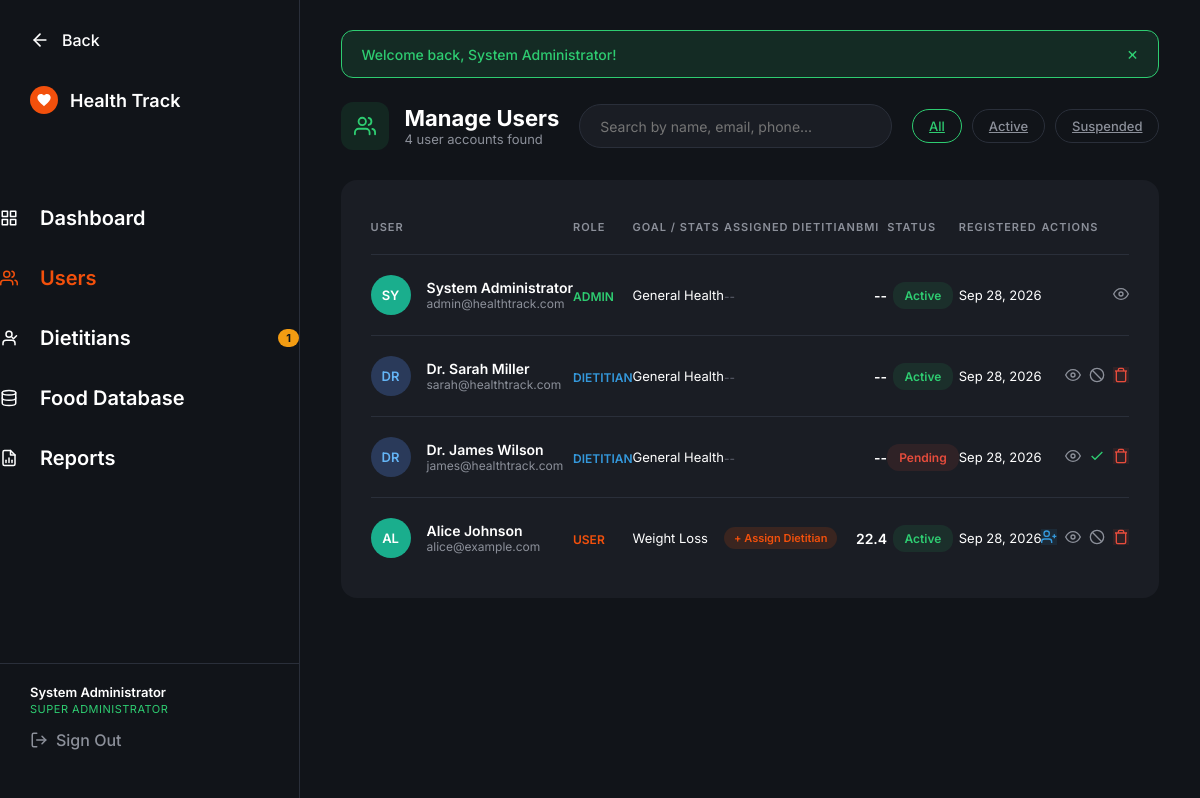
The page /admin/users.php (signed in) on the database its author committed.
### tables this page shows
CREATE TABLE IF NOT EXISTS `users` (
    `id` INT AUTO_INCREMENT PRIMARY KEY,
    `name` VARCHAR(100) NOT NULL,
    `email` VARCHAR(150) NOT NULL UNIQUE,
    `password` VARCHAR(255) NOT NULL,
    `phone` VARCHAR(30) NULL,
    `role` ENUM('admin', 'dietitian', 'user') NOT NULL DEFAULT 'user',
    `status` ENUM('active', 'inactive', 'suspended', 'pending') NOT NULL DEFAULT 'active',
    `created_at` TIMESTAMP DEFAULT CURRENT_TIMESTAMP,
    `updated_at` TIMESTAMP DEFAULT CURRENT_TIMESTAMP ON UPDATE CURRENT_TIMESTAMP,
    INDEX `idx_role` (`role`),
    INDEX `idx_status` (`status`)
);

CREATE TABLE IF NOT EXISTS `health_profiles` (
    `id` INT AUTO_INCREMENT PRIMARY KEY,
    `user_id` INT NOT NULL UNIQUE,
    `age` INT NULL,
    `gender` ENUM('male', 'female', 'other') NULL,
    `height` DECIMAL(5,2) NULL,  
    `weight` DECIMAL(5,2) NULL,  
    `activity_level` VARCHAR(100) DEFAULT 'moderate',
    `health_goal` VARCHAR(100) DEFAULT 'maintain_weight',
    `dietary_preference` VARCHAR(100) DEFAULT 'anything',
    `daily_calorie_target` INT NULL DEFAULT 2000,
    `bmi` DECIMAL(4,1) NULL,
    `updated_at` TIMESTAMP DEFAULT CURRENT_TIMESTAMP ON UPDATE CURRENT_TIMESTAMP,
    FOREIGN KEY (`user_id`) REFERENCES `users`(`id`) ON DELETE CASCADE
);

### admin/users.php (the view, shortened to what the rows shown need)
<?php
require_once __DIR__ . '/../includes/auth.php';
requireRole('admin');
$currentUser = getCurrentUser();
$pdo = getDBConnection();
$query = "
    SELECT u.id, u.name, u.email, u.phone, u.role, u.status, u.created_at,
           h.age, h.gender, h.height, h.weight, h.bmi, h.health_goal, h.daily_calorie_target,
           da.dietitian_id as assigned_dietitian_id, da.notes as assignment_notes, da.assigned_at,
           d.name as dietitian_name, dp.specialization as dietitian_specialization
    FROM users u
    LEFT JOIN health_profiles h ON u.id = h.user_id
    LEFT JOIN dietitian_assignments da ON u.id = da.user_id
    LEFT JOIN users d ON da.dietitian_id = d.id
    LEFT JOIN dietitian_profiles dp ON d.id = dp.user_id
    WHERE 1=1
";
$params = [];
$query .= " ORDER BY u.created_at DESC";
$stmt = $pdo->prepare($query);
$stmt->execute($params);
$usersList = $stmt->fetchAll();
?>
<!DOCTYPE html>
<html lang="en">
<head>
    <link rel="stylesheet" href="../dashboard.css">
</head>
<body class="admin-full-page">
    <div class="dashboard-layout">
        <?php include __DIR__ . '/sidebar.php'; ?>
        <main class="main-content" style="overflow-y: auto;">
            <div class="admin-page-container" style="max-width: 1300px; padding: 30px 40px;">
                <div class="admin-controls-bar">
                    <div class="controls-left">
                        <div>
                            <h2 class="section-title">Manage Users</h2>
                        </div>
                    </div>
                </div>
                <div class="admin-table-card">
                    <table class="admin-table">
                        <thead>
                            <tr>
                                <th>USER</th>
                                <th>ROLE</th>
                                <th>GOAL / STATS</th>
                                <th>ASSIGNED DIETITIAN</th>
                                <th class="text-right">BMI</th>
                                <th class="text-center">STATUS</th>
                                <th class="text-right">REGISTERED</th>
                                <th class="text-right">ACTIONS</th>
                            </tr>
                        </thead>
                        <tbody>
                            <?php if (empty($usersList)): ?>
                                <tr>
                                    <td colspan="8" style="text-align: center; padding: 40px; color: var(--text-muted);">
                                        No users matched your search criteria.
                                    </td>
                                </tr>
                            <?php else: ?>
                                <?php foreach ($usersList as $u): ?>
                                    <tr>
                                        <td>
                                            <div class="user-cell">
                                                <div class="avatar <?= ($u['role'] === 'dietitian') ? 'avatar-blue' : '' ?>" style="font-size: 13px;">
                                                    <?= strtoupper(substr($u['name'], 0, 2)) ?>
                                                </div>
                                                <div class="user-info">
                                                    <span class="user-name"><?= e($u['name']) ?></span>
                                                    <span class="user-email"><?= e($u['email']) ?></span>
                                                </div>
                                            </div>
                                        </td>
                                        <td>
                                            <span style="font-size: 12px; font-weight: 600; text-transform: uppercase; color: <?= ($u['role'] === 'admin') ? '#2ecc71' : (($u['role'] === 'dietitian') ? '#3498db' : '#f2500c') ?>;">
                                                <?= e($u['role']) ?>
                                            </span>
                                        </td>
                                        <td class="text-muted" style="font-size: 13px;">
                                            <?= e(ucwords(str_replace('_', ' ', $u['health_goal'] ?? 'General health'))) ?>
                                        </td>
                                        <td>
                                            <?php if ($u['role'] === 'user'): ?>
                                                <?php if (!empty($u['assigned_dietitian_id'])): ?>
                                                    <div style="display: flex; align-items: center; gap: 8px;">
                                                        <span style="display: inline-flex; align-items: center; gap: 5px; padding: 4px 10px; background: rgba(52, 152, 219, 0.15); border: 1px solid rgba(52, 152, 219, 0.3); border-radius: 20px; font-size: 12px; color: #3498db; font-weight: 500;">
                                                            <svg viewBox="0 0 24 24" width="13" height="13" fill="none" stroke="currentColor" stroke-width="2"><path d="M20 21v-2a4 4 0 0 0-4-4H8a4 4 0 0 0-4 4v2"></path><circle cx="12" cy="7" r="4"></circle></svg>
                                                            <?= e($u['dietitian_name']) ?>
                                                        </span>
                                                        <button type="button" class="action-btn" title="Reassign Dietitian" style="background: none; border: none; padding: 2px; color: #8c909a; cursor: pointer;"
                                                                onclick="openAssignModal(<?= (int)$u['id'] ?>, '<?= htmlspecialchars(addslashes($u['name']), ENT_QUOTES) ?>', <?= (int)$u['assigned_dietitian_id'] ?>, '<?= htmlspecialchars(addslashes($u['assignment_notes'] ?? ''), ENT_QUOTES) ?>')">
                                                            <svg viewBox="0 0 24 24" width="14" height="14" fill="none" stroke="currentColor" stroke-width="2"><path d="M11 4H4a2 2 0 0 0-2 2v14a2 2 0 0 0 2 2h14a2 2 0 0 0 2-2v-7"></path><path d="M18.5 2.5a2.121 2.121 0 0 1 3 3L12 15l-4 1 1-4 9.5-9.5z"></path></svg>
                                                        </button>
                                                    </div>
                                                <?php else: ?>
                                                    <button type="button" class="action-pill pill-orange" style="font-size: 11px; padding: 4px 10px; border: none; cursor: pointer;"
                                                            onclick="openAssignModal(<?= (int)$u['id'] ?>, '<?= htmlspecialchars(addslashes($u['name']), ENT_QUOTES) ?>', 0, '')">
                                                        + Assign Dietitian
                                                    </button>
                                                <?php endif; ?>
                                            <?php else: ?>
                                                <span style="color: #606470; font-size: 12px;">--</span>
                                            <?php endif; ?>
                                        </td>
                                        <td class="text-right font-bold" style="color: var(--text-light);">
                                            <?= $u['bmi'] ? number_format($u['bmi'], 1) : '--' ?>
                                        </td>
                                        <td class="text-center">
                                            <span class="status-badge status-<?= ($u['status'] === 'active') ? 'active' : 'suspended' ?>">
                                                <?= ucfirst(e($u['status'])) ?>
                                            </span>
                                        </td>
                                        <td class="text-right text-muted" style="font-size: 13px;">
                                            <?= date('M d, Y', strtotime($u['created_at'])) ?>
                                        </td>
                                        <td class="text-right">
                                            <div class="action-buttons" style="display: inline-flex; gap: 8px;">
                                                <?php if ($u['role'] === 'user'): ?>
                                                    <button type="button" class="action-btn" title="Assign / Reassign Dietitian" style="color: #3498db; background: rgba(52, 152, 219, 0.1);"
                                                            onclick="openAssignModal(<?= (int)$u['id'] ?>, '<?= htmlspecialchars(addslashes($u['name']), ENT_QUOTES) ?>', <?= (int)($u['assigned_dietitian_id'] ?? 0) ?>, '<?= htmlspecialchars(addslashes($u['assignment_notes'] ?? ''), ENT_QUOTES) ?>')">
                                                        <svg viewBox="0 0 24 24" width="16" height="16" fill="none" stroke="currentColor" stroke-width="2"><path d="M16 21v-2a4 4 0 0 0-4-4H5a4 4 0 0 0-4 4v2"></path><circle cx="8.5" cy="7" r="4"></circle><line x1="20" y1="8" x2="20" y2="14"></line><line x1="23" y1="11" x2="17" y2="11"></line></svg>
                                                    </button>
                                                <?php endif; ?>
                                                <button type="button" class="action-btn view-btn" title="View Details"
                                                        onclick="openUserModal(<?= htmlspecialchars(json_encode($u), ENT_QUOTES, 'UTF-8') ?>)">
                                                    <svg viewBox="0 0 24 24" width="16" height="16" fill="none" stroke="currentColor" stroke-width="2"><path d="M1 12s4-8 11-8 11 8 11 8-4 8-11 8-11-8-11-8z"></path><circle cx="12" cy="12" r="3"></circle></svg>
                                                </button>
                                                <?php if ($u['id'] !== $currentUser['id']): ?>
                                                    <form method="POST" action="users.php" style="display: inline;"
                                                          onsubmit="return confirm('Are you sure you want to <?= ($u['status'] === 'active') ? 'suspend' : 'activate' ?> this account?');">
                                                        <button type="submit" class="action-btn ban-btn" title="<?= ($u['status'] === 'active') ? 'Suspend Account' : 'Activate Account' ?>">
                                                            <?php if ($u['status'] === 'active'): ?>
                                                                <svg viewBox="0 0 24 24" width="16" height="16" fill="none" stroke="currentColor" stroke-width="2"><circle cx="12" cy="12" r="10"></circle><line x1="4.93" y1="4.93" x2="19.07" y2="19.07"></line></svg>
                                                            <?php else: ?>
                                                                <svg viewBox="0 0 24 24" width="16" height="16" fill="none" stroke="#2ecc71" stroke-width="2"><polyline points="20 6 9 17 4 12"></polyline></svg>
                                                            <?php endif; ?>
                                                        </button>
                                                    </form>
                                                    <form method="POST" action="users.php" style="display: inline;"
                                                          onsubmit="return confirm('WARNING: Permanently delete <?= e($u['name']) ?>? This action cannot be undone.');">
                                                        <button type="submit" class="action-btn reject-btn" style="background-color: rgba(231, 76, 60, 0.1); color: #e74c3c;" title="Delete User">
                                                            <svg viewBox="0 0 24 24" width="16" height="16" fill="none" stroke="currentColor" stroke-width="2"><polyline points="3 6 5 6 21 6"></polyline><path d="M19 6v14a2 2 0 0 1-2 2H7a2 2 0 0 1-2-2V6m3 0V4a2 2 0 0 1 2-2h4a2 2 0 0 1 2 2v2"></path></svg>
                                                        </button>
                                                    </form>
                                                <?php endif; ?>
                                            </div>
                                        </td>
                                    </tr>
                                <?php endforeach; ?>
                            <?php endif; ?>
                        </tbody>
                    </table>
                </div>
            </div>
        </main>
    </div>
</body>
</html>

### admin/sidebar.php (shortened to what the rows shown need)
<?php
$currentUser = getCurrentUser();
?>
<aside class="sidebar admin-sidebar">
    <div class="sidebar-footer" style="margin-top: auto; padding: 20px 30px; border-top: 1px solid var(--sidebar-border);">
        <div style="font-size: 13px; color: var(--text-light); font-weight: 600; margin-bottom: 2px;"><?= e($currentUser['name'] ?? 'Admin') ?></div>
        <div style="font-size: 11px; color: #2ecc71; margin-bottom: 14px; text-transform: uppercase; letter-spacing: 0.5px;">Super Administrator</div>
        <a href="../logout.php" class="nav-link sign-out" style="padding: 0; display: flex; align-items: center; gap: 8px;">
            <svg viewBox="0 0 24 24" width="18" height="18" fill="none" stroke="currentColor" stroke-width="2" stroke-linecap="round" stroke-linejoin="round">
                <path d="M9 21H5a2 2 0 0 1-2-2V5a2 2 0 0 1 2-2h4"></path>
                <polyline points="16 17 21 12 16 7"></polyline>
                <line x1="21" y1="12" x2="9" y2="12"></line>
            </svg>
            Sign Out
        </a>
    </div>
</aside>

### rows shown on the page
users: name "System Administrator", name "SY", email "admin@healthtrack.com", role "ADMIN", health_goal "General Health", status "Active", created_at "Sep 28, 2026"
users: name "DR", name "Dr. Sarah Miller", email "sarah@healthtrack.com", role "DIETITIAN", health_goal "General Health", status "Active", created_at "Sep 28, 2026"
users: name "DR", name "Dr. James Wilson", email "james@healthtrack.com", role "DIETITIAN", health_goal "General Health", status "Pending", created_at "Sep 28, 2026"
health_profiles: user.name "AL", user.name "Alice Johnson", user.email "alice@example.com", user.role "USER", health_goal "Weight Loss", bmi "22.4", user.status "Active", user.created_at "Sep 28, 2026"

### other values the page prints
$pendingCount "1"
$message "Welcome back, System Administrator!"
$totalCount "4"
